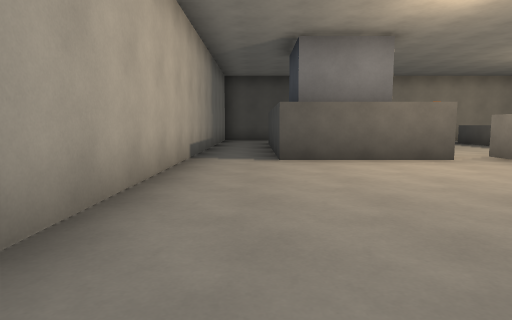
view 1 (above)

18 first-person views from a walk through a 3-D level made in the Godot game engine. The camera is 1.2 m above the floor, tilts 6° down and sees 75° across. The floor is counted in squares, 2 m on a side. Each view is taken from the middle of a square. On the plan, view 1 faces up. The plan holds only what a view shows up to about 10 squares ahead; the rest is blank. Surface patterns are stand-ins for the level's own textures.

view 2
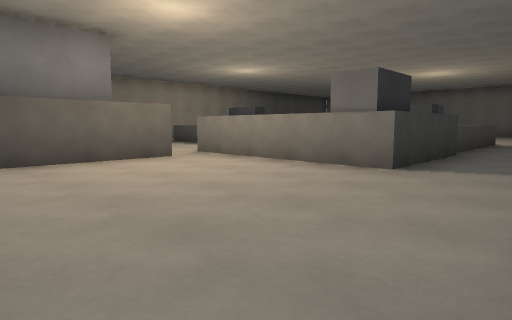

view 3
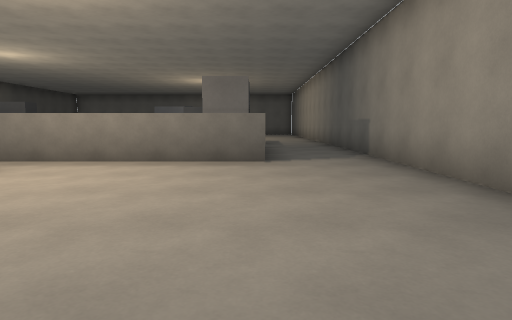

view 4
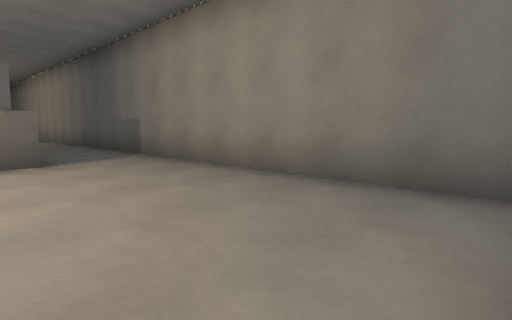

view 5
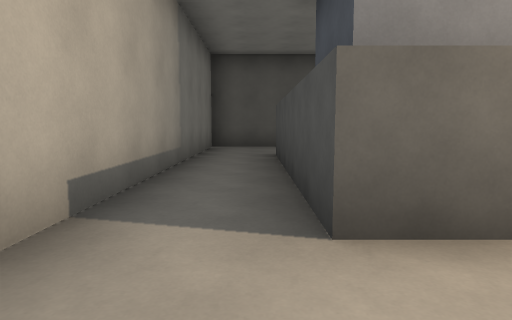

view 6
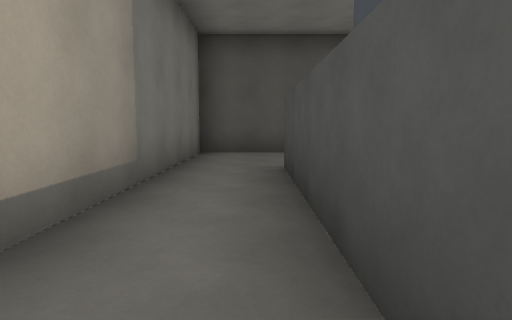

view 7
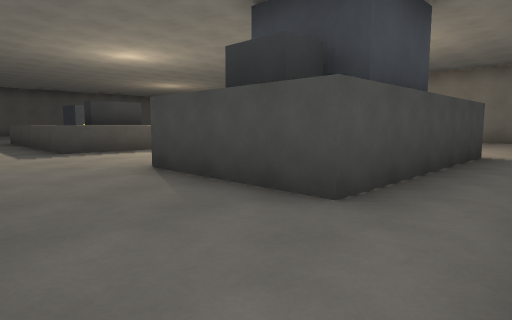

view 8
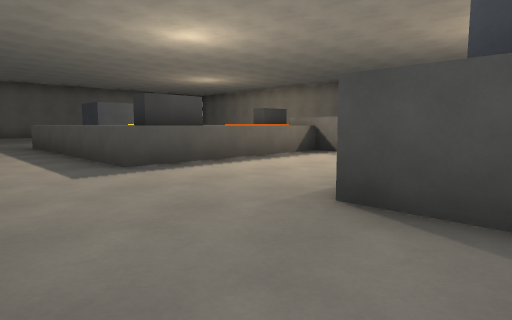

view 9
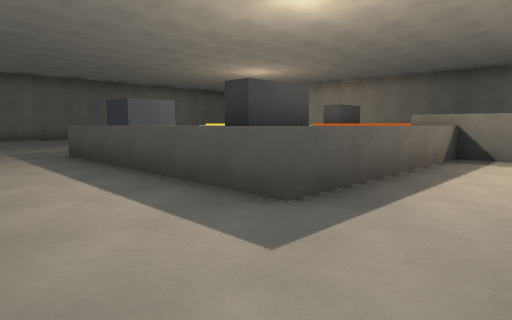

view 10
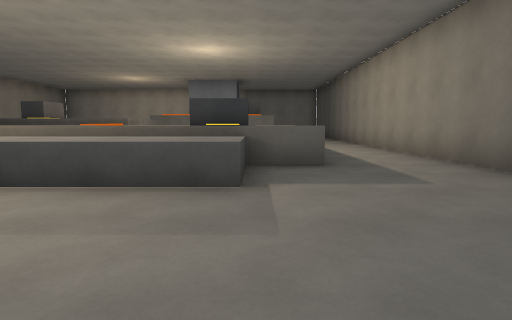

view 11
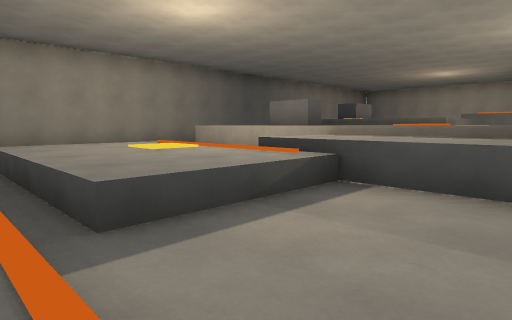

view 12
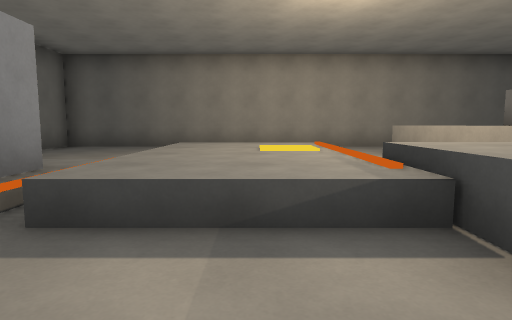

view 13
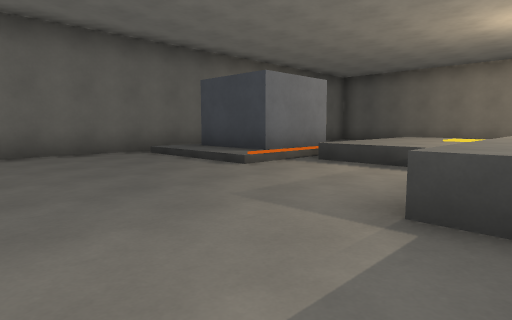

view 14
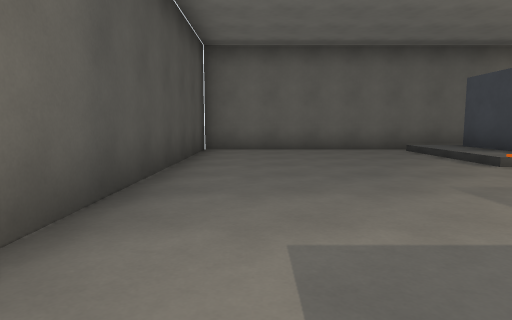

view 15
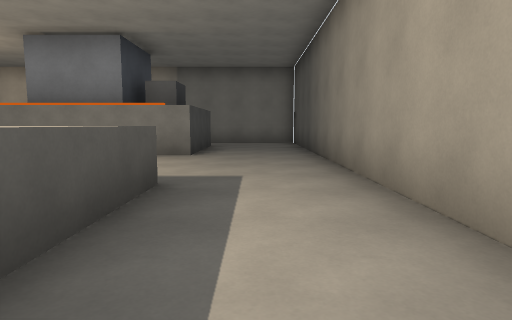

view 16
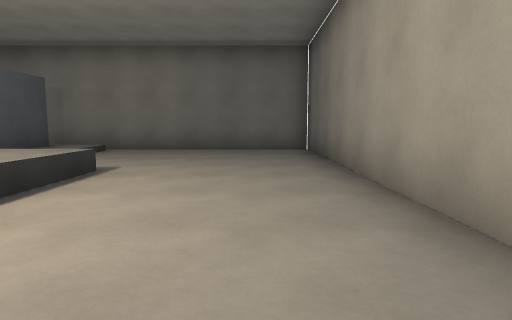

view 17
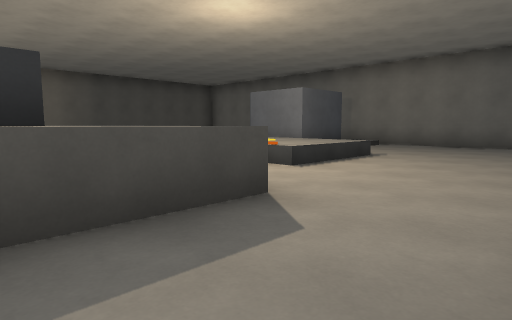

view 18
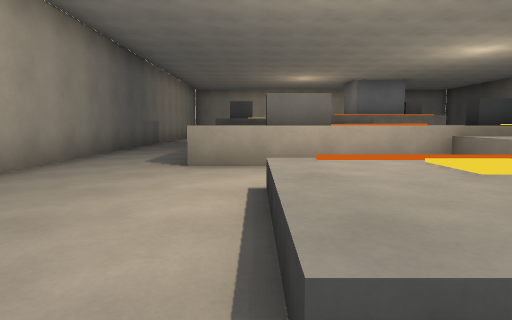

### Floor plan
Key: @ floor where view 1 was taken; # wall or solid block; . main floor; : floor 0.25 m higher than the main floor; / step, stairs or slope; ^ raised ledge.
Columns run from 2 left of view 1 to 21 right of it. Each row starts with its distance up from view 1.
 14 ########################
 13 #......................#
 12 #......................#
 11 #........^^^^^^........#
 10 #..###...^^^ ^^........#
  9 #..###...^^^ ^^^.......#
  8 #..###...^^^  ^^.../::/#
  7 #..###...^^^  ^^^^^/##/#
  6 #..###.^^^^^  ^^^^^/##/#
  5 #......^ ^^^  ^ ^^^/::/#
  4 #......^ ^^^^^^ ^^^....#
  3 #......^ ^^ ^^^.^^^....#
  2 #......#^^^^^^^........#
  1  ......................#
  0  .@....................#
 -1  #######################

Where each view was taken, in squares from view 1:
view 1: 0 up, 0 right, facing up
view 2: 0 up, 0 right, facing up-right
view 3: 2 up, 1 left, facing right
view 4: 3 up, 1 left, facing down-right
view 5: 4 up, 0 right, facing up
view 6: 6 up, 0 right, facing up
view 7: 13 up, 1 left, facing down-right
view 8: 13 up, 2 right, facing down-right
view 9: 13 up, 5 right, facing down-right
view 10: 10 up, 17 right, facing left
view 11: 9 up, 17 right, facing down-left
view 12: 9 up, 15 right, facing down
view 13: 12 up, 13 right, facing down-right
view 14: 12 up, 12 right, facing right
view 15: 12 up, 10 right, facing left
view 16: 1 up, 12 right, facing right
view 17: 0 up, 10 right, facing up-right
view 18: 3 up, 17 right, facing left
